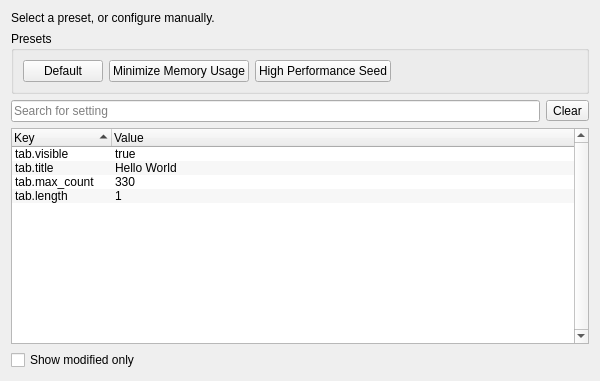
<?xml version="1.0" encoding="UTF-8"?>
<ui version="4.0">
 <class>AdvancedSettingsWidget</class>
 <widget class="QWidget" name="AdvancedSettingsWidget">
  <property name="geometry">
   <rect>
    <x>0</x>
    <y>0</y>
    <width>600</width>
    <height>381</height>
   </rect>
  </property>
  <layout class="QVBoxLayout" name="verticalLayout">
   <item>
    <widget class="QLabel" name="label">
     <property name="text">
      <string>Select a preset, or configure manually.</string>
     </property>
    </widget>
   </item>
   <item>
    <widget class="QGroupBox" name="groupBox">
     <property name="title">
      <string>Presets</string>
     </property>
     <layout class="QHBoxLayout" name="horizontalLayout_3">
      <item>
       <widget class="QPushButton" name="presetDefaultButton">
        <property name="text">
         <string>Default</string>
        </property>
       </widget>
      </item>
      <item>
       <widget class="QPushButton" name="presetMinCacheButton">
        <property name="text">
         <string>Minimize Memory Usage</string>
        </property>
       </widget>
      </item>
      <item>
       <widget class="QPushButton" name="presetHighPerfButton">
        <property name="text">
         <string>High Performance Seed</string>
        </property>
       </widget>
      </item>
      <item>
       <widget class="QLabel" name="presetHelp">
        <property name="minimumSize">
         <size>
          <width>20</width>
          <height>20</height>
         </size>
        </property>
        <property name="maximumSize">
         <size>
          <width>20</width>
          <height>20</height>
         </size>
        </property>
        <property name="cursor">
         <cursorShape>WhatsThisCursor</cursorShape>
        </property>
        <property name="text">
         <string notr="true"/>
        </property>
        <property name="pixmap">
         <pixmap resource="../resources.qrc">:/resources/icons/default/16x16/actions/help.png</pixmap>
        </property>
        <property name="scaledContents">
         <bool>true</bool>
        </property>
        <property name="margin">
         <number>2</number>
        </property>
       </widget>
      </item>
      <item>
       <spacer name="horizontalSpacer_2">
        <property name="orientation">
         <enum>Qt::Horizontal</enum>
        </property>
        <property name="sizeHint" stdset="0">
         <size>
          <width>40</width>
          <height>20</height>
         </size>
        </property>
       </spacer>
      </item>
     </layout>
    </widget>
   </item>
   <item>
    <layout class="QHBoxLayout" name="horizontalLayout">
     <item>
      <widget class="QLineEdit" name="searchLineEdit">
       <property name="placeholderText">
        <string>Search for setting</string>
       </property>
      </widget>
     </item>
     <item>
      <widget class="QToolButton" name="searchClearToolButton">
       <property name="text">
        <string>Clear</string>
       </property>
      </widget>
     </item>
    </layout>
   </item>
   <item>
    <widget class="QTreeWidget" name="treeWidget">
     <property name="verticalScrollBarPolicy">
      <enum>Qt::ScrollBarAlwaysOn</enum>
     </property>
     <property name="alternatingRowColors">
      <bool>true</bool>
     </property>
     <property name="selectionMode">
      <enum>QAbstractItemView::ExtendedSelection</enum>
     </property>
     <property name="rootIsDecorated">
      <bool>false</bool>
     </property>
     <property name="uniformRowHeights">
      <bool>true</bool>
     </property>
     <property name="sortingEnabled">
      <bool>true</bool>
     </property>
     <column>
      <property name="text">
       <string>Key</string>
      </property>
     </column>
     <column>
      <property name="text">
       <string>Value</string>
      </property>
     </column>
     <item>
      <property name="text">
       <string notr="true">tab.visible</string>
      </property>
      <property name="text">
       <string notr="true">true</string>
      </property>
     </item>
     <item>
      <property name="text">
       <string notr="true">tab.title</string>
      </property>
      <property name="text">
       <string notr="true">Hello World</string>
      </property>
     </item>
     <item>
      <property name="text">
       <string notr="true">tab.max_count</string>
      </property>
      <property name="text">
       <string notr="true">330</string>
      </property>
     </item>
     <item>
      <property name="text">
       <string notr="true">tab.length</string>
      </property>
      <property name="text">
       <string notr="true">1</string>
      </property>
     </item>
    </widget>
   </item>
   <item>
    <layout class="QHBoxLayout" name="horizontalLayout_2" stretch="0,0">
     <item>
      <widget class="QCheckBox" name="modifiedOnlyCheckBox">
       <property name="text">
        <string>Show modified only</string>
       </property>
      </widget>
     </item>
     <item>
      <spacer name="horizontalSpacer">
       <property name="orientation">
        <enum>Qt::Horizontal</enum>
       </property>
       <property name="sizeHint" stdset="0">
        <size>
         <width>40</width>
         <height>20</height>
        </size>
       </property>
      </spacer>
     </item>
    </layout>
   </item>
  </layout>
 </widget>
 <resources>
  <include location="../resources.qrc"/>
 </resources>
 <connections/>
</ui>
